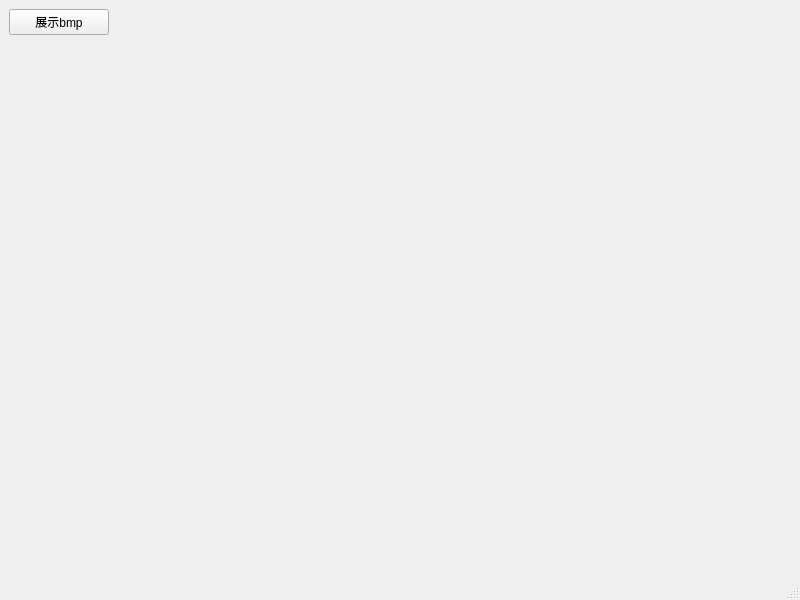
<?xml version="1.0" encoding="UTF-8"?>
<ui version="4.0">
 <class>MainWindow</class>
 <widget class="QMainWindow" name="MainWindow">
  <property name="geometry">
   <rect>
    <x>0</x>
    <y>0</y>
    <width>800</width>
    <height>600</height>
   </rect>
  </property>
  <property name="windowTitle">
   <string>MainWindow</string>
  </property>
  <widget class="QWidget" name="centralwidget">
   <layout class="QVBoxLayout" name="verticalLayout">
    <item>
     <widget class="QPushButton" name="pushButton">
      <property name="maximumSize">
       <size>
        <width>100</width>
        <height>16777215</height>
       </size>
      </property>
      <property name="text">
       <string>展示bmp</string>
      </property>
     </widget>
    </item>
    <item>
     <spacer name="verticalSpacer">
      <property name="orientation">
       <enum>Qt::Vertical</enum>
      </property>
      <property name="sizeHint" stdset="0">
       <size>
        <width>20</width>
        <height>40</height>
       </size>
      </property>
     </spacer>
    </item>
   </layout>
  </widget>
  <widget class="QMenuBar" name="menubar">
   <property name="geometry">
    <rect>
     <x>0</x>
     <y>0</y>
     <width>800</width>
     <height>22</height>
    </rect>
   </property>
  </widget>
  <widget class="QStatusBar" name="statusbar"/>
 </widget>
 <resources/>
 <connections/>
</ui>
